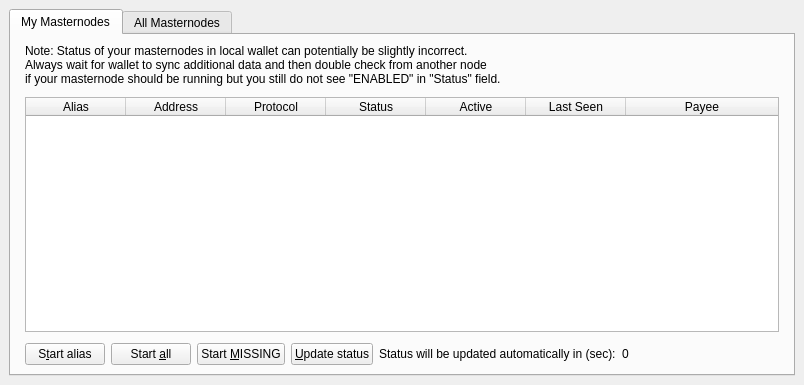
<?xml version="1.0" encoding="UTF-8"?>
<ui version="4.0">
 <class>MasternodeList</class>
 <widget class="QWidget" name="MasternodeList">
  <property name="geometry">
   <rect>
    <x>0</x>
    <y>0</y>
    <width>804</width>
    <height>385</height>
   </rect>
  </property>
  <property name="windowTitle">
   <string>Form</string>
  </property>
  <layout class="QVBoxLayout" name="topLayout">
   <property name="leftMargin">
    <number>0</number>
   </property>
   <property name="topMargin">
    <number>0</number>
   </property>
   <property name="rightMargin">
    <number>0</number>
   </property>
   <property name="bottomMargin">
    <number>0</number>
   </property>
   <item>
    <layout class="QVBoxLayout" name="verticalLayout">
     <property name="spacing">
      <number>2</number>
     </property>
     <property name="bottomMargin">
      <number>0</number>
     </property>
     <item>
      <widget class="QWidget" name="widget" native="true">
       <property name="sizePolicy">
        <sizepolicy hsizetype="Expanding" vsizetype="Expanding">
         <horstretch>0</horstretch>
         <verstretch>0</verstretch>
        </sizepolicy>
       </property>
       <layout class="QVBoxLayout" name="verticalLayout_3">
        <item>
         <widget class="QTabWidget" name="tabWidget">
          <property name="sizePolicy">
           <sizepolicy hsizetype="Preferred" vsizetype="Preferred">
            <horstretch>0</horstretch>
            <verstretch>0</verstretch>
           </sizepolicy>
          </property>
          <property name="currentIndex">
           <number>0</number>
          </property>
          <widget class="QWidget" name="tabMyMasternodes">
           <attribute name="title">
            <string>My Masternodes</string>
           </attribute>
           <layout class="QGridLayout" name="gridLayout_2">
            <item row="0" column="2">
             <spacer name="horizontalSpacer_6">
              <property name="orientation">
               <enum>Qt::Horizontal</enum>
              </property>
              <property name="sizeType">
               <enum>QSizePolicy::Minimum</enum>
              </property>
              <property name="sizeHint" stdset="0">
               <size>
                <width>5</width>
                <height>20</height>
               </size>
              </property>
             </spacer>
            </item>
            <item row="0" column="1">
             <layout class="QVBoxLayout" name="verticalLayout_2">
              <property name="bottomMargin">
               <number>0</number>
              </property>
              <item>
               <layout class="QHBoxLayout" name="horizontalLayout_note">
                <property name="bottomMargin">
                 <number>0</number>
                </property>
                <item>
                 <widget class="QLabel" name="updateNote">
                  <property name="text">
                   <string>Note: Status of your masternodes in local wallet can potentially be slightly incorrect.&lt;br /&gt;Always wait for wallet to sync additional data and then double check from another node&lt;br /&gt;if your masternode should be running but you still do not see &quot;ENABLED&quot; in &quot;Status&quot; field.</string>
                  </property>
                 </widget>
                </item>
               </layout>
              </item>
              <item>
               <spacer name="verticalSpacer_3">
                <property name="orientation">
                 <enum>Qt::Vertical</enum>
                </property>
                <property name="sizeType">
                 <enum>QSizePolicy::Minimum</enum>
                </property>
                <property name="sizeHint" stdset="0">
                 <size>
                  <width>20</width>
                  <height>5</height>
                 </size>
                </property>
               </spacer>
              </item>
              <item>
               <widget class="QTableWidget" name="tableWidgetMyMasternodes">
                <property name="minimumSize">
                 <size>
                  <width>695</width>
                  <height>0</height>
                 </size>
                </property>
                <property name="editTriggers">
                 <set>QAbstractItemView::NoEditTriggers</set>
                </property>
                <property name="alternatingRowColors">
                 <bool>false</bool>
                </property>
                <property name="selectionMode">
                 <enum>QAbstractItemView::SingleSelection</enum>
                </property>
                <property name="selectionBehavior">
                 <enum>QAbstractItemView::SelectRows</enum>
                </property>
                <property name="sortingEnabled">
                 <bool>true</bool>
                </property>
                <attribute name="horizontalHeaderStretchLastSection">
                 <bool>true</bool>
                </attribute>
                <column>
                 <property name="text">
                  <string>Alias</string>
                 </property>
                </column>
                <column>
                 <property name="text">
                  <string>Address</string>
                 </property>
                </column>
                <column>
                 <property name="text">
                  <string>Protocol</string>
                 </property>
                </column>
                <column>
                 <property name="text">
                  <string>Status</string>
                 </property>
                </column>
                <column>
                 <property name="text">
                  <string>Active</string>
                 </property>
                </column>
                <column>
                 <property name="text">
                  <string>Last Seen</string>
                 </property>
                </column>
                <column>
                 <property name="text">
                  <string>Payee</string>
                 </property>
                </column>
               </widget>
              </item>
              <item>
               <spacer name="verticalSpacer_4">
                <property name="orientation">
                 <enum>Qt::Vertical</enum>
                </property>
                <property name="sizeType">
                 <enum>QSizePolicy::Minimum</enum>
                </property>
                <property name="sizeHint" stdset="0">
                 <size>
                  <width>20</width>
                  <height>5</height>
                 </size>
                </property>
               </spacer>
              </item>
              <item>
               <layout class="QHBoxLayout" name="horizontalLayout_5">
                <property name="bottomMargin">
                 <number>0</number>
                </property>
                <item>
                 <widget class="QPushButton" name="startButton">
                  <property name="text">
                   <string>S&amp;tart alias</string>
                  </property>
                 </widget>
                </item>
                <item>
                 <widget class="QPushButton" name="startAllButton">
                  <property name="text">
                   <string>Start &amp;all</string>
                  </property>
                 </widget>
                </item>
                <item>
                 <widget class="QPushButton" name="startMissingButton">
                  <property name="text">
                   <string>Start &amp;MISSING</string>
                  </property>
                 </widget>
                </item>
                <item>
                 <widget class="QPushButton" name="UpdateButton">
                  <property name="text">
                   <string>&amp;Update status</string>
                  </property>
                 </widget>
                </item>
                <item>
                 <widget class="QLabel" name="autoupdate_label">
                  <property name="text">
                   <string>Status will be updated automatically in (sec):</string>
                  </property>
                 </widget>
                </item>
                <item>
                 <widget class="QLabel" name="secondsLabel">
                  <property name="text">
                   <string>0</string>
                  </property>
                 </widget>
                </item>
                <item>
                 <spacer name="horizontalSpacer_5">
                  <property name="orientation">
                   <enum>Qt::Horizontal</enum>
                  </property>
                  <property name="sizeHint" stdset="0">
                   <size>
                    <width>40</width>
                    <height>20</height>
                   </size>
                  </property>
                 </spacer>
                </item>
               </layout>
              </item>
             </layout>
            </item>
            <item row="0" column="0">
             <spacer name="horizontalSpacer_4">
              <property name="orientation">
               <enum>Qt::Horizontal</enum>
              </property>
              <property name="sizeType">
               <enum>QSizePolicy::Minimum</enum>
              </property>
              <property name="sizeHint" stdset="0">
               <size>
                <width>5</width>
                <height>20</height>
               </size>
              </property>
             </spacer>
            </item>
           </layout>
          </widget>
          <widget class="QWidget" name="tabAllMasternodes">
           <attribute name="title">
            <string>All Masternodes</string>
           </attribute>
           <layout class="QGridLayout" name="gridLayout">
            <item row="0" column="1">
             <layout class="QHBoxLayout" name="horizontalLayout_3">
              <property name="bottomMargin">
               <number>0</number>
              </property>
              <item>
               <widget class="QLabel" name="label_filter">
                <property name="text">
                 <string>Filter List:</string>
                </property>
               </widget>
              </item>
              <item>
               <widget class="QLineEdit" name="filterLineEdit">
                <property name="toolTip">
                 <string>Filter masternode list</string>
                </property>
               </widget>
              </item>
              <item>
               <spacer name="horizontalSpacer_3">
                <property name="orientation">
                 <enum>Qt::Horizontal</enum>
                </property>
                <property name="sizeHint" stdset="0">
                 <size>
                  <width>10</width>
                  <height>20</height>
                 </size>
                </property>
               </spacer>
              </item>
              <item>
               <widget class="QLabel" name="label_count">
                <property name="text">
                 <string>Node Count:</string>
                </property>
               </widget>
              </item>
              <item>
               <widget class="QLabel" name="countLabel">
                <property name="text">
                 <string>0</string>
                </property>
               </widget>
              </item>
             </layout>
            </item>
            <item row="2" column="2">
             <spacer name="horizontalSpacer_2">
              <property name="orientation">
               <enum>Qt::Horizontal</enum>
              </property>
              <property name="sizeType">
               <enum>QSizePolicy::Minimum</enum>
              </property>
              <property name="sizeHint" stdset="0">
               <size>
                <width>10</width>
                <height>10</height>
               </size>
              </property>
             </spacer>
            </item>
            <item row="3" column="1">
             <spacer name="verticalSpacer">
              <property name="orientation">
               <enum>Qt::Vertical</enum>
              </property>
              <property name="sizeType">
               <enum>QSizePolicy::Minimum</enum>
              </property>
              <property name="sizeHint" stdset="0">
               <size>
                <width>20</width>
                <height>10</height>
               </size>
              </property>
             </spacer>
            </item>
            <item row="2" column="1">
             <widget class="QTableWidget" name="tableWidgetMasternodes">
              <property name="editTriggers">
               <set>QAbstractItemView::NoEditTriggers</set>
              </property>
              <property name="alternatingRowColors">
               <bool>false</bool>
              </property>
              <property name="selectionBehavior">
               <enum>QAbstractItemView::SelectRows</enum>
              </property>
              <property name="sortingEnabled">
               <bool>true</bool>
              </property>
              <attribute name="horizontalHeaderStretchLastSection">
               <bool>true</bool>
              </attribute>
              <column>
               <property name="text">
                <string>Address</string>
               </property>
              </column>
              <column>
               <property name="text">
                <string>Protocol</string>
               </property>
              </column>
              <column>
               <property name="text">
                <string>Status</string>
               </property>
              </column>
              <column>
               <property name="text">
                <string>Active</string>
               </property>
              </column>
              <column>
               <property name="text">
                <string>Last Seen</string>
               </property>
              </column>
              <column>
               <property name="text">
                <string>Payee</string>
               </property>
              </column>
             </widget>
            </item>
            <item row="2" column="0">
             <spacer name="horizontalSpacer">
              <property name="orientation">
               <enum>Qt::Horizontal</enum>
              </property>
              <property name="sizeType">
               <enum>QSizePolicy::Minimum</enum>
              </property>
              <property name="sizeHint" stdset="0">
               <size>
                <width>10</width>
                <height>20</height>
               </size>
              </property>
             </spacer>
            </item>
            <item row="1" column="1">
             <spacer name="verticalSpacer_2">
              <property name="orientation">
               <enum>Qt::Vertical</enum>
              </property>
              <property name="sizeType">
               <enum>QSizePolicy::Minimum</enum>
              </property>
              <property name="sizeHint" stdset="0">
               <size>
                <width>20</width>
                <height>4</height>
               </size>
              </property>
             </spacer>
            </item>
           </layout>
          </widget>
         </widget>
        </item>
       </layout>
      </widget>
     </item>
    </layout>
   </item>
  </layout>
 </widget>
 <resources/>
 <connections/>
</ui>
